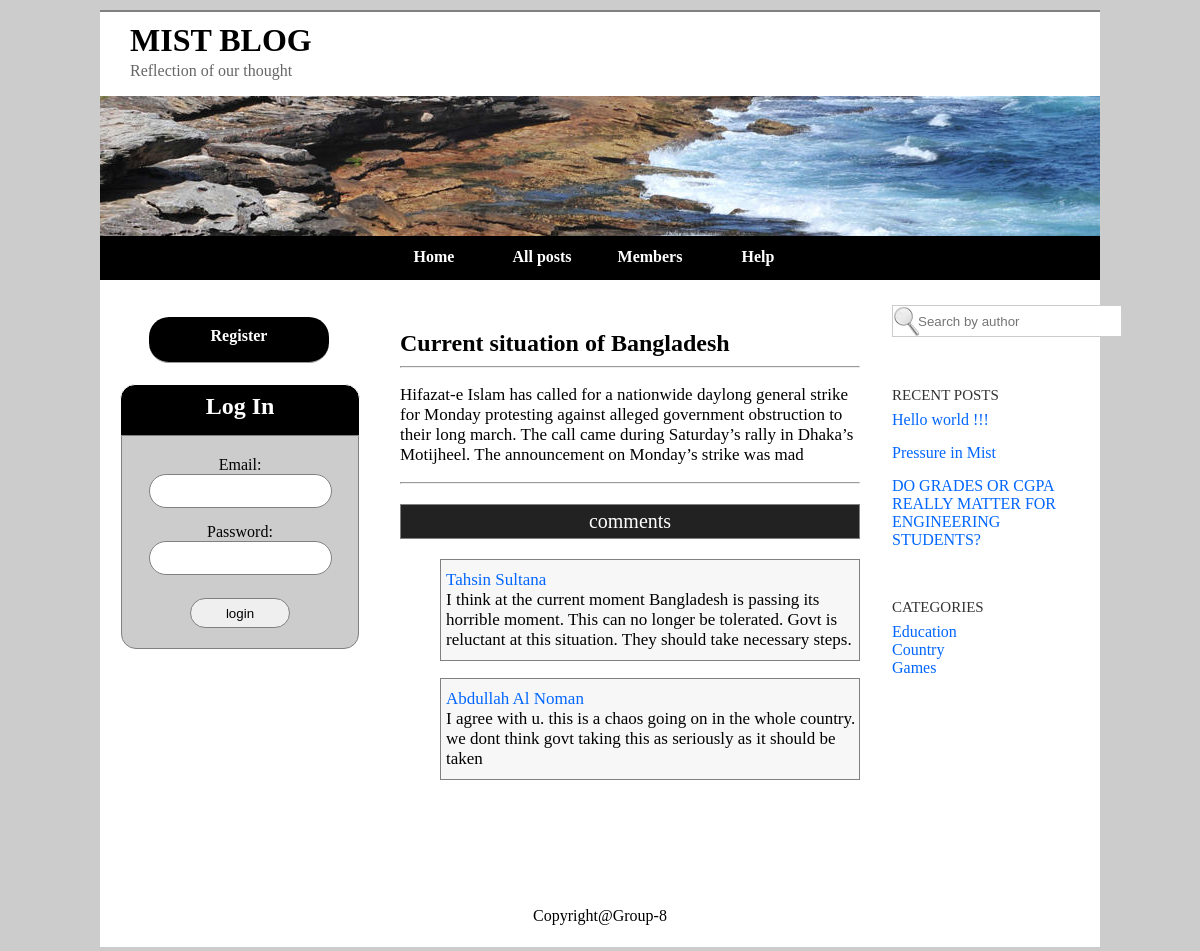
The page /my-blog/index.php?action=post&&action2=post&&post_id=1 on the database its author committed.
### tables this page shows
CREATE TABLE IF NOT EXISTS `posts` (
  `post_id` int(10) NOT NULL AUTO_INCREMENT,
  `user_id` int(10) NOT NULL,
  `title` varchar(255) NOT NULL,
  `text` varchar(10000) NOT NULL,
  `rating` tinyint(5) NOT NULL,
  `date` varchar(10) NOT NULL,
  `views` int(10) NOT NULL,
  `likes` int(10) NOT NULL,
  PRIMARY KEY (`post_id`)
);

CREATE TABLE IF NOT EXISTS `comments` (
  `comment_id` int(10) NOT NULL AUTO_INCREMENT,
  `post_id` int(10) NOT NULL,
  `user_id` int(10) NOT NULL,
  `text` varchar(255) NOT NULL,
  `date` varchar(10) NOT NULL,
  PRIMARY KEY (`comment_id`)
);

### my-blog/helpers/common.php (called while the page is built, shortened)
<?php
function &getDBObject(){
    require_once 'library/db/mysql.php';
    global $db_config;
    $tmp = new Mysql($db_config['host'], $db_config['user'],$db_config['password'], $db_config['database']);
    $tmp->connect();
    $db_object = &$tmp;
    return $db_object;
}
function loadTheme($theme_name){
    require_once THEME_PATH.$theme_name.'/basic'.FILE_EXT;
}
function loadView($view_name, $data=array(),$mdata=array(), $ldata=array(), $return=true){
    extract($data);
    extract($mdata);
    extract($ldata);
    require_once VIEW_PATH.$view_name.FILE_EXT;
    return ob_get_clean();
}
?>

### my-blog/controllers/post.php (called while the page is built, shortened)
<?php
$action2=$_POST['action2'];
if(!isset($action2)|| empty($action2)){
   $action2=$_GET['action2'];
}
$post_id= $_GET['post_id'];
$posts=getModel('Posts');
switch($action2){
    case 'post':
        $post = $posts->getPostByPostId($post_id);
        $posts->addViews($post_id);
        $comments = $posts->getCommentsByPostId($post_id);
        $likes= $posts->getLikesByPostId($post_id);
        $a=count($comments);
        for ( $i=0;$i<$a;$i++ ) {
            foreach ( $comments[$i] as $key=>$final_value ) {
                  if($key=='post_id'){
                      $author=$posts->getAuthor($comments[$i]['user_id']);
                      $comments[$i]['author']=$author;
                  }
              }
        }
        $author=$posts->getAuthor($post['user_id']);
        $post['author']=$author;
        $post_details=loadView('post-details', $post, $comments, $likes);
        break;
}
?>

### my-blog/index.php (called while the page is built, shortened)
<?php
require_once 'config/config.php';
require_once 'config/db-config.php';
require_once 'helpers/common.php';
$action=$_POST['action'];
if(!isset($action)|| empty($action)){
   $action=$_GET['action'];
}
$controller='';
switch($action){
    case 'post':
        $controller='post.php';
        break;
}
include_once CONTROLLER_PATH.$controller;
loadTheme($current_theme);
?>

### my-blog/library/db/mysql.php (called while the page is built, shortened)
<?php
class Mysql{
    private  $host;
    private  $user;
    private  $password;
    private  $link;
    function __construct($h,$u,$p,$d){
        $this->host =$h;
        $this->user =$u;
        $this->password = $p;
        $this->link = NULL;
    }
    function connect(){
        $this->link = mysql_connect($this->host,  $this->user,  $this->password);
    }
    function getRows($query){
        $result=mysql_query($query,  $this->link);
        $rows = array();
        while($row = mysql_fetch_assoc($result))
        {
            $rows[]=$row;
        }
        return $rows;
    }
    function getRow($query){
        $result=mysql_query($query,  $this->link);
        return mysql_fetch_assoc($result);
    }
}
?>

### my-blog/models/posts.php (called while the page is built, shortened)
<?php
class Posts{
    private $db;
    function  __construct() {
        $this->db=&getDBObject();
    }
    function getPostByPostId($post_id){
        $query ="SELECT * FROM posts WHERE post_id='$post_id'";
        return $this->db->getRow($query);
    }
    function getCommentsByPostId($post_id)
    {
        $query="SELECT * FROM comments WHERE post_id='$post_id'";
        return $this->db->getRows($query);
    }
}
?>

### my-blog/themes/basic/basic.php (called while the page is built)
<?php
require_once THEME_PATH.$theme_name.'/header.php';
require_once THEME_PATH.$theme_name.'/leftbar.php';
require_once THEME_PATH.$theme_name.'/content.php';
require_once THEME_PATH.$theme_name.'/rightbar.php';
require_once THEME_PATH.$theme_name.'/footer.php';
?>

### my-blog/themes/basic/rightbar.php (the view)
<?php
$query = "SELECT * FROM posts ORDER BY post_id DESC LIMIT 0 , 3";
$result=mysql_query($query);
$rows = array();
        while($row = mysql_fetch_assoc($result))
        {
            $rows[]=$row;
        }
?>
<div id="rightbar">
		<form action="?action=user&&action2=search" method="post">
		<input  class="right" type="text" name="name" placeholder="Search by author" size="23"  />
		</form>
		<p class="rp">RECENT POSTS</p>
		<ul>
			<li style="margin-bottom:15px;"><a href="?action=post&&action2=post&&post_id=<?php echo $rows[0]['post_id'];?>"><?php echo $rows[0]['title']; ?></a></li>
			<li style="margin-bottom:15px;"><a href="?action=post&&action2=post&&post_id=<?php echo $rows[1]['post_id'];?>"><?php echo $rows[1]['title']; ?></a></li>
			<li><a href="?action=post&&action2=post&&post_id=<?php echo $rows[2]['post_id'];?>"><?php echo $rows[2]['title']; ?></a></li>
		</ul>
		<p class="rp">CATEGORIES</p>
		<ul>
			<li><a href="">Education</a></li>
			<li><a href="">Country</a></li>
			<li><a href="">Games</a></li>
		</ul>
	</div>

### my-blog/views/post-details.php (shortened to what this page needs)
<?php
        echo "<b align=\"left\" style=\"font-size:24px;\">".$data['title']."</b><hr>";
        echo "<p align=\"left\">".$data['text']."</p><hr><p></p>";
        echo "<center><p style=\"border:1px solid gray;padding:5px;font-size:20px;background-color:#222222;color:white;\">comments</p></center>";
        foreach ( $mdata as $value ) {
              foreach ( $value as $key=>$final_value ) {
                  if($key=='post_id'){
                      $com = $value['user_id'];
echo "<p style=\"border:1px solid gray;margin-left:40px;padding:10px 0;padding-left:5px;background-color:#F7F7F7;\">".
        "  <a href=\"?action=user&&action2=post&&user_id=$com\">".$value['author']."</a>";
        echo "</br>".$value['text']."</p>";
                  }
              }
        }
            ?>

### my-blog/themes/basic/CSS/style.css (style rules this page uses)
body,html { margin:0; padding:0; background-color:#CCCCCC; }
#rightbar { width:200px; float:right; padding:25px 8px; }
input.right { background-image:url(search.png); background-repeat:no-repeat; padding-left:25px; border:1px solid #CCCCCC; height:28px; }
p.rp { margin-top:50px; font-size:15px; color:#333333; }
ul { list-style-type:none; margin-left:-40px; margin-top:-8px; }
a { text-decoration:none; color:#0066FF; }

### rows shown on the page
posts: title "Current situation of Bangladesh", text "Hifazat-e Islam has called for a nationwide daylong general strike for Monday protesting against alleged government obstruction to their long march. The call came during Saturday’s rally in Dhaka’s Motijheel. The announcement on Monday’s strike was mad"
comments: author "Abdullah Al Noman", text "I agree with u. this is a chaos going on in the whole country. we dont think govt taking this as seriously as it should be taken"
posts: title "Hello world !!!"
posts: title "Pressure in Mist"
posts: title "DO GRADES OR CGPA REALLY MATTER FOR ENGINEERING STUDENTS?"

### other values the page prints
$value['author'] "Tahsin Sultana"
$value['text'] "I think at the current moment Bangladesh is passing its horrible moment. This can no longer be tolerated. Govt is reluctant at this situation. They should take necessary steps."
